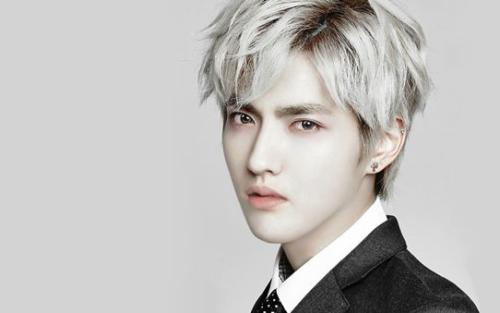
#> input picture wyf.jpg, 500 x 313 px
$ jupyter execute face_recognition.ipynb
#> lines starting #> are read from the running program, lines starting #| are printed output that depends on the picture; after the words box and inside, x2 and y2 are one past the last pixel; in counts of white or black regions, pixels touching at a corner belong together
[cell 1]
import numpy as np
import cv2
import matplotlib.pyplot as plt

[cell 2]
# load an color image in grayscale
img = cv2.imread('wyf.jpg')
#> img is the input picture: shape (313, 500, 3); mean B, G, R 189.4, 191.5, 193.5
plt.imshow(img)
plt.show()

[cell 3]
face_cascade = cv2.CascadeClassifier('haarcascades/haarcascade_frontalface_default.xml')
eye_cascade = cv2.CascadeClassifier('haarcascades/haarcascade_eye.xml')
img = cv2.imread('wyf.jpg')
gray = cv2.cvtColor(img, cv2.COLOR_BGR2GRAY)

[cell 4]
faces = face_cascade.detectMultiScale(gray, 1.3, 5)
#> faces = [[188, 55, 168, 168]]
for (x,y,w,h) in faces:
    cv2.rectangle(img,(x,y),(x+w,y+h),(255,0,0),2)
    roi_gray = gray[y:y+h, x:x+w]
    roi_color = img[y:y+h, x:x+w]
    eyes = eye_cascade.detectMultiScale(roi_gray)
    for (ex,ey,ew,eh) in eyes:
        cv2.rectangle(roi_color,(ex,ey),(ex+ew,ey+eh),(0,255,0),2)
#> this loop made 1 pass
#> (x, y, w, h, eyes) on pass 1: (188, 55, 168, 168, [[37, 44, 37, 37], [94, 50, 38, 38]])
#> pass 1, `roi_gray = gray[y:y+h, x:x+w]`:
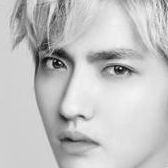
#> roi_gray: shape (168, 168); min 6, max 249, mean 194.7
#> pass 1, `roi_color = img[y:y+h, x:x+w]`:
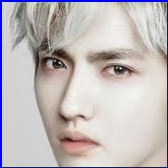
#> roi_color: shape (168, 168, 3); mean B, G, R 189.6, 186.4, 193.1
#> after the loop:
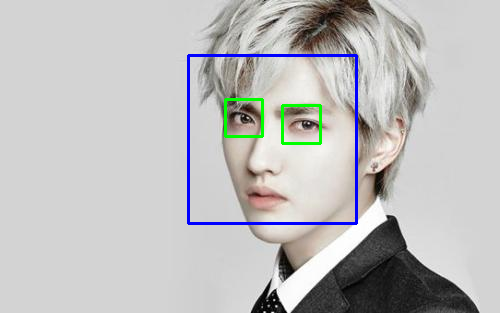
#> img: shape (313, 500, 3); 1.86% of pixels changed, all inside (x1, y1, x2, y2) = (187, 54, 358, 225)
#> after the loop:
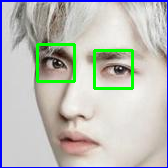
#> roi_color: shape (168, 168, 3); 3.16% of pixels changed, all inside (x1, y1, x2, y2) = (36, 43, 134, 90)
cv2.imshow('img',img)
cv2.waitKey(0)
cv2.destroyAllWindows()
